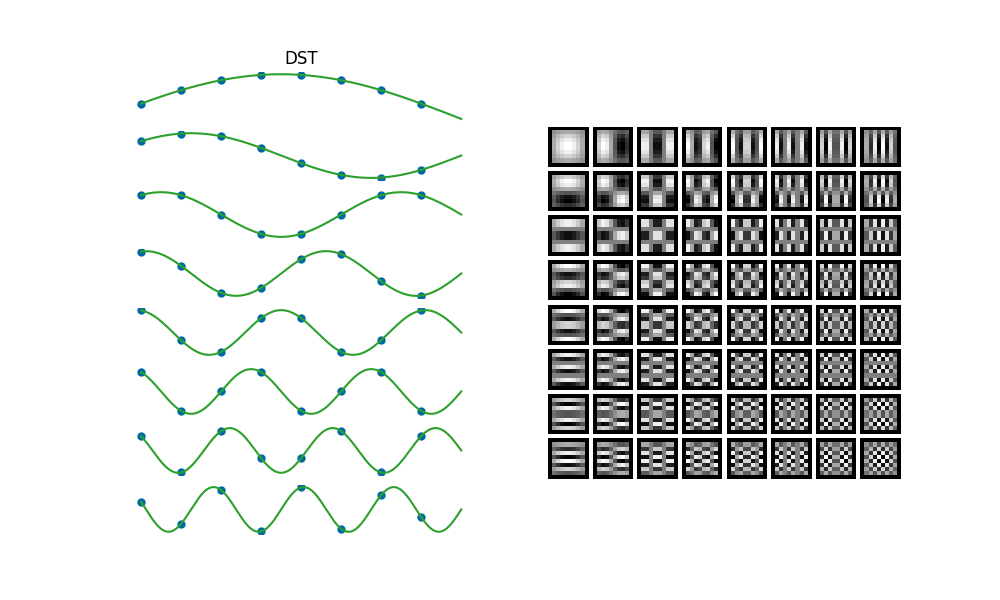

Generate this figure with Python:
import os
import sys
import numpy as np
import matplotlib.pyplot as plt
from libDIP.basisImage4e import basisImage4e
from libDIP.tmat4e import tmat4e


def MyDisp(Matrix, N, plots, position, Title):
    Factor = 1.0 / Matrix[0, 0]
    t = np.arange(0, N + 1 / 1000.0, 1 / 1000.0)

    for i in range(1, N + 1):
        f = np.sqrt(2.0 / (N + 1)) * np.sin((t + 1.0) * i * np.pi / (N + 1))

        ax = plt.subplot(N, plots, (plots * i) - (plots - position))
        markerline, stemlines, baseline = ax.stem(
            np.arange(0, N),
            Matrix[i - 1, :],
            markerfmt='o',
            basefmt=' '
        )

        markerline.set_markeredgecolor('none')
        markerline.set_markerfacecolor((0, 105 / 255, 166 / 255))
        markerline.set_markersize(2.25 * 4 / 1.5)

        # MATLAB sets stem line color to none; emulate by hiding stem lines.
        stemlines.set_color('none')
        stemlines.set_linewidth(0.5 * 0.5 / 0.75)

        ax.plot(t, f)

        ax.set_frame_on(False)
        ax.axis('off')
        ax.set_xticklabels([])
        ax.set_yticklabels([])
        if i == 1:
            ax.set_title(Title)


# %% Figure 613

# Parameters
N = 8
P = 1
position = 1
plots = 2

# Process
S_COMPOSITE, S_DISPLAY = basisImage4e('DST', 8, 1)
DST = tmat4e('DST', N)

# Display
plt.figure(figsize=(10, 6))
plt.subplot(1, 2, 1)
MyDisp(DST, N, plots, position, 'DST')

plt.subplot(1, 2, 2)
plt.imshow(S_DISPLAY, cmap='gray', vmin=S_DISPLAY.min(), vmax=S_DISPLAY.max())
plt.axis('off')

# Print to file
plt.savefig('Figure613.png')
print('Saved Figure613.png')
plt.show()
